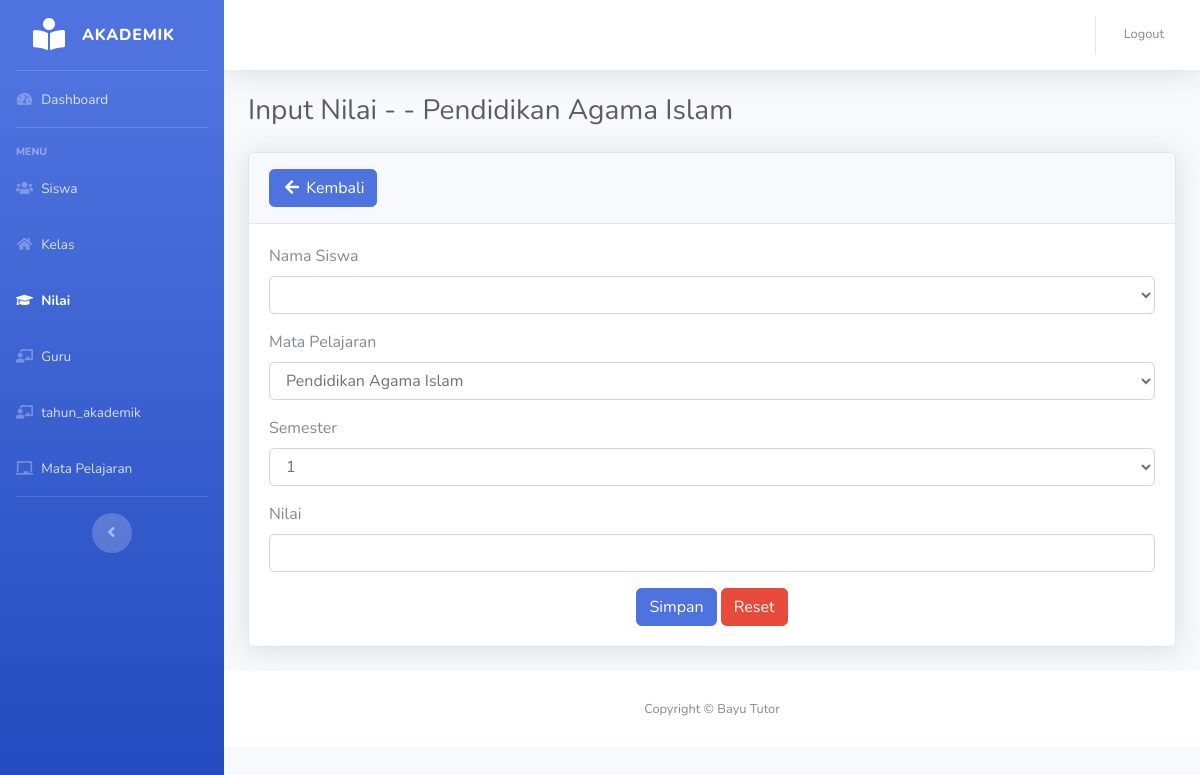
/nilai/nilai-tambah.php, run on an earlier commit of the app's database.
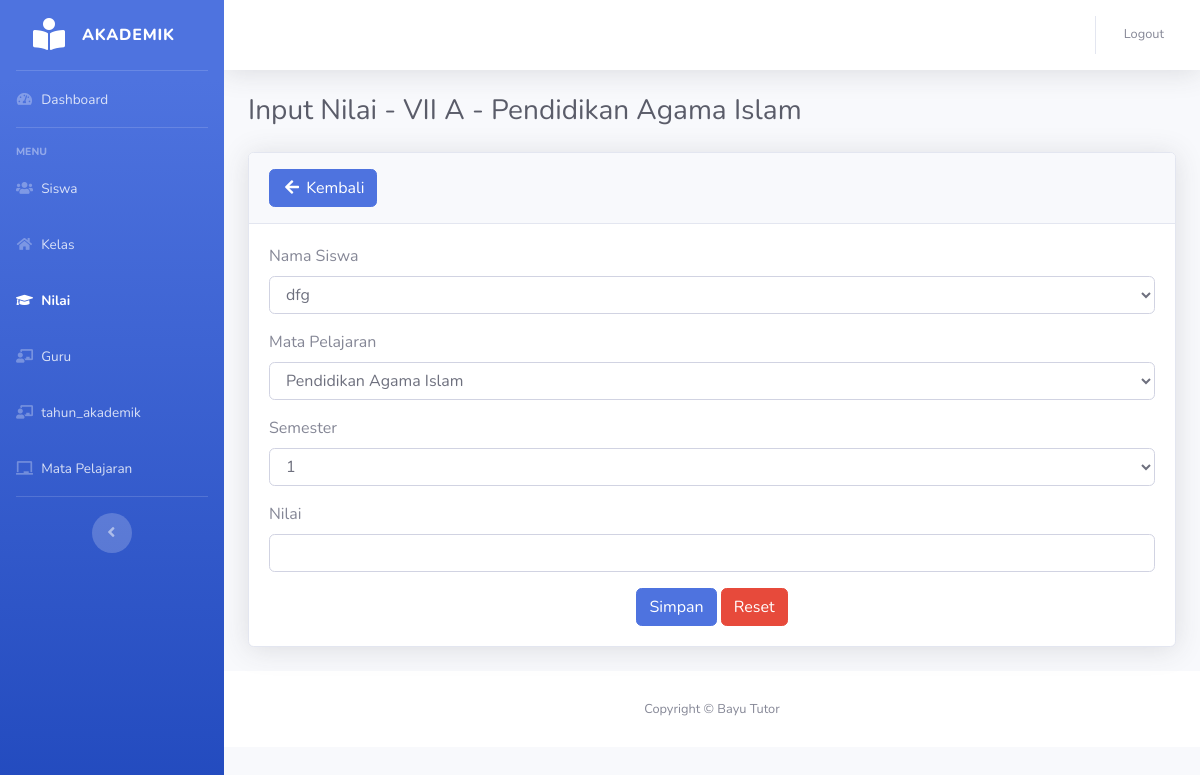
And on a later commit of the database.
### tables this page shows
CREATE TABLE `kelas` (
  `id_kelas` int(11) NOT NULL AUTO_INCREMENT,
  `nama_kelas` varchar(30) NOT NULL,
  PRIMARY KEY (`id_kelas`),
  KEY `id_kelas` (`id_kelas`)
);

### functions.php (called while the page is built, shortened)
<?php
function dbConnect() {
    $db = new mysqli("localhost", "root", "", "raport");
    return $db;
}
function getListPelajaran() {
    $conn = dbConnect();
    if ($conn->connect_errno == 0) {
        $res = $conn->query("SELECT * FROM mata_pelajaran ORDER BY kd_mp");
        if ($res) {
            $data = $res->fetch_all(MYSQLI_ASSOC);
            return $data;
        } else {
            return FALSE;
        }
    } else {
        return FALSE;
    }
}
function ambilsatubaris($conn, $query) {
    $db = mysqli_query($conn, $query);
    return mysqli_fetch_assoc($db);
}
    ?>
    <?php
function getListSiswaByKelas($kelas_id) {
    $con = dbConnect();
    $query = "SELECT * FROM siswa WHERE id_kelas='$kelas_id'";
    $result = mysqli_query($con, $query);
    $rows = [];
    if ($result) {
        while ($row = mysqli_fetch_assoc($result)) {
            $rows[] = $row;
        }
    }
    return $rows;
}
?>

### nilai/nilai-tambah.php (the view, shortened to what this page needs)
<?php
include_once("../functions.php");
$kelas_id = isset($_GET['kelas_id']) ? $_GET['kelas_id'] : 1;
$mapel_id = isset($_GET['mapel_id']) ? $_GET['mapel_id'] : 1;
$query_kelas = "SELECT * FROM kelas WHERE id_kelas='$kelas_id'";
$kelas = ambilsatubaris(dbConnect(), $query_kelas);
$query_mapel = "SELECT * FROM mata_pelajaran WHERE kd_mp='$mapel_id'";
$mapel = ambilsatubaris(dbConnect(), $query_mapel);
            ?>
<!DOCTYPE html>
<html lang="en">
<head>
    <link href="../assets/vendor/fontawesome-free/css/all.min.css" rel="stylesheet" type="text/css">
    <link href="../assets/css/sb-admin-2.min.css" rel="stylesheet">
    <link href="../assets/vendor/datatables/dataTables.bootstrap4.min.css" rel="stylesheet">
</head>
<body id="page-top">
    <div id="wrapper">
        <?php include_once("../layout/sidebar.php") ?>
        <div id="content-wrapper" class="d-flex flex-column">
            <div id="content">
                <?php include_once("../layout/topbar.php") ?>
                <div class="container-fluid">
                    <h1 class="h3 mb-4 text-gray-800">Input Nilai - <?= $kelas['nama_kelas'] ?> - <?= $mapel['nama_mp'] ?></h1>
                    <div class="card shadow mb-4">
                        <div class="card-header py-3">
                            <a href="javascript:void(0)" onclick="window.history.back();" class="btn btn-primary box-title"><i class="fa fa-arrow-left fa-fw"></i> Kembali</a>
                        </div>
                        <div class="card-body">
                            <form method="post" action="">
                                <div class="form-group">
                                    <label>Nama Siswa</label>
                                    <select name="nis" class="form-control">
                                    <?php
                                        $datasiswa = getListSiswaByKelas($kelas_id);
                                        foreach($datasiswa as $data){
                                            echo "<option value=\"".$data["nis"]."\">".$data["nama"]."</option>";
                                        }
                                    ?>
                                    </select>
                                </div>
                                <div class="form-group">
                                    <label>Mata Pelajaran</label>
                                    <select name="kd_mp" class="form-control">
                                    <?php
                                        $datapelajaran = getListPelajaran();
                                        foreach($datapelajaran as $data){
                                            echo "<option value=\"".$data["kd_mp"]."\">".$data["nama_mp"]."</option>";
                                        }
                                    ?>
                                    </select>
                                </div>
                                <div class="form-group">
                                    <label>Semester</label>
                                    <select name="semester" class="form-control">
                                        <option value="1">1</option>
                                    </select>
                                </div>
                                <div class="form-group">
                                    <label>Nilai</label>
                                    <input type="number" name="nilai" class="form-control">
                                </div>
                                <div class="text-center">
                                    <button type="submit" name="btn-simpan" class="btn btn-primary tambah">Simpan</button>
                                    <button type="reset" class="btn btn-danger">Reset</button>
                                </div>
                            </form>
                        </div>
                    </div>
                </div>
                <?php include_once("../layout/footer.php") ?>
            </div>
        </div>
    </div>
</body>
</html>

What changed in the data, as far as the page shows it:
added kelas: nama_kelas "VII A"
Also different on the page:
form field nis: (not shown) → "dfg"
